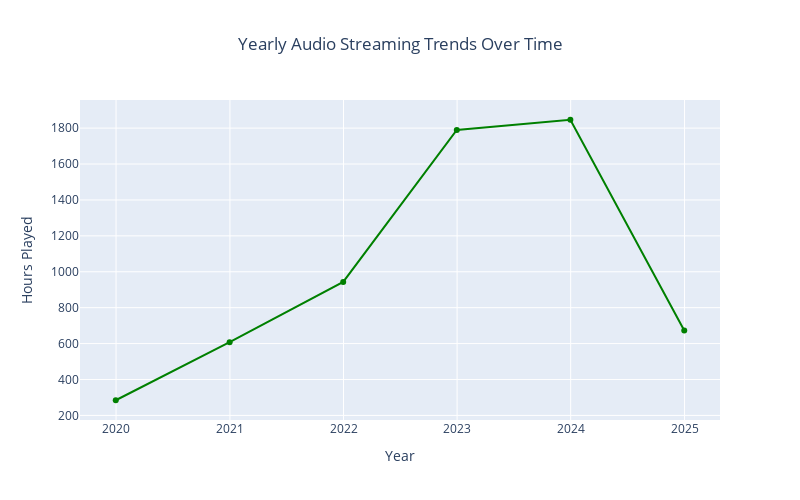

The code cell stored with this chart in its notebook:
### Markdown cell above
##### **By Playback Duration**

### Code cell
# Set 'ts' column as the index
indexed = spotify_music.set_index('ts', inplace=False)

streaming_trends_yearly = indexed.resample('Y').sum()

fig = px.line(streaming_trends_yearly, 
              x=streaming_trends_yearly.index, 
              y=(streaming_trends_yearly['ms_played'] / (1000 * 60 * 60)).round(2),
              labels={'ts': 'Year', 'y': 'Hours Played'},
              title='Yearly Audio Streaming Trends Over Time',
              color_discrete_sequence=['green'], markers=True)

fig.update_layout(title=dict(text='Yearly Audio Streaming Trends Over Time', x=0.5),
                  xaxis_title='Year',
                  yaxis_title='Hours Played',
                  width=800, height=500)
fig.show()

### Figure 1 — Plotly figure (JSON) as saved in the notebook; plotly's stock layout.template omitted (floating-point values rounded to 4 significant figures)
{"data": [{"hovertemplate": "Year=%{x}<br>Hours Played=%{y}<extra></extra>", "legendgroup": "", "line": {"color": "green", "dash": "solid"}, "marker": {"symbol": "circle"}, "mode": "lines+markers", "name": "", "orientation": "v", "showlegend": false, "type": "scatter", "x": ["2019-12-31T00:00:00+00:00", "2020-12-31T00:00:00+00:00", "2021-12-31T00:00:00+00:00", "2022-12-31T00:00:00+00:00", "2023-12-31T00:00:00+00:00", "2024-12-31T00:00:00+00:00"], "xaxis": "x", "y": [284.4, 608.0, 943.3, 1790.0, 1847.0, 672.6], "yaxis": "y"}], "layout": {"height": 500, "legend": {"tracegroupgap": 0}, "title": {"text": "Yearly Audio Streaming Trends Over Time", "x": 0.5}, "width": 800, "xaxis": {"anchor": "y", "domain": [0, 1], "title": {"text": "Year"}}, "yaxis": {"anchor": "x", "domain": [0, 1], "title": {"text": "Hours Played"}}}}
